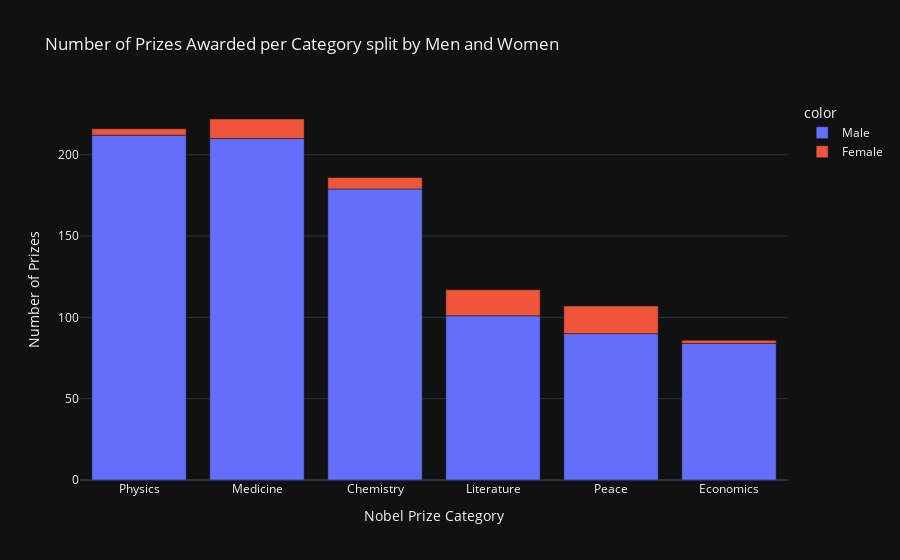

The code cell stored with this chart in its notebook:
### Code cell
bar_split = px.bar(x = cat_men_women.category,
                     y = cat_men_women.prize,
                     color = cat_men_women.sex,
                     title='Number of Prizes Awarded per Category split by Men and Women')

bar_split.update_layout(xaxis_title='Nobel Prize Category',
                          yaxis_title='Number of Prizes')
bar_split.show()

### Figure 1 — Plotly figure (JSON) as saved in the notebook; plotly's stock layout.template omitted (floating-point values rounded to 4 significant figures)
{"data": [{"hovertemplate": "color=Male<br>x=%{x}<br>y=%{y}<extra></extra>", "legendgroup": "Male", "marker": {"color": "#636efa", "pattern": {"shape": ""}}, "name": "Male", "orientation": "v", "showlegend": true, "textposition": "auto", "x": ["Physics", "Medicine", "Chemistry", "Literature", "Peace", "Economics"], "xaxis": "x", "y": [212, 210, 179, 101, 90, 84], "yaxis": "y", "type": "bar"}, {"hovertemplate": "color=Female<br>x=%{x}<br>y=%{y}<extra></extra>", "legendgroup": "Female", "marker": {"color": "#EF553B", "pattern": {"shape": ""}}, "name": "Female", "orientation": "v", "showlegend": true, "textposition": "auto", "x": ["Peace", "Literature", "Medicine", "Chemistry", "Physics", "Economics"], "xaxis": "x", "y": [17, 16, 12, 7, 4, 2], "yaxis": "y", "type": "bar"}], "layout": {"xaxis": {"anchor": "y", "domain": [0.0, 1.0], "title": {"text": "Nobel Prize Category"}}, "yaxis": {"anchor": "x", "domain": [0.0, 1.0], "title": {"text": "Number of Prizes"}}, "legend": {"title": {"text": "color"}, "tracegroupgap": 0}, "title": {"text": "Number of Prizes Awarded per Category split by Men and Women"}, "barmode": "relative"}}
